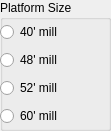
          <widget class="QGroupBox" name="groupBox">
           <property name="geometry">
            <rect>
             <x>10</x>
             <y>10</y>
             <width>111</width>
             <height>131</height>
            </rect>
           </property>
           <property name="title">
            <string>Platform Size</string>
           </property>
           <property name="flat">
            <bool>false</bool>
           </property>
           <widget class="QWidget" name="verticalLayoutWidget_5">
            <property name="geometry">
             <rect>
              <x>0</x>
              <y>20</y>
              <width>101</width>
              <height>112</height>
             </rect>
            </property>
            <layout class="QVBoxLayout" name="verticalLayout_5">
             <item>
              <widget class="QRadioButton" name="platform40RadioButton">
               <property name="toolTip">
                <string>144,000.00</string>
               </property>
               <property name="text">
                <string>40' mill</string>
               </property>
               <property name="checked">
                <bool>false</bool>
               </property>
              </widget>
             </item>
             <item>
              <widget class="QRadioButton" name="platform48RadioButton">
               <property name="toolTip">
                <string>163,550.00</string>
               </property>
               <property name="text">
                <string>48' mill</string>
               </property>
               <property name="checked">
                <bool>false</bool>
               </property>
              </widget>
             </item>
             <item>
              <widget class="QRadioButton" name="platform52RadioButton">
               <property name="toolTip">
                <string>166,800.00</string>
               </property>
               <property name="text">
                <string>52' mill</string>
               </property>
              </widget>
             </item>
             <item>
              <widget class="QRadioButton" name="platform60RadioButton">
               <property name="toolTip">
                <string>215,000.00</string>
               </property>
               <property name="text">
                <string>60' mill</string>
               </property>
              </widget>
             </item>
            </layout>
            <zorder>platform60RadioButton</zorder>
            <zorder>platform52RadioButton</zorder>
            <zorder>platform48RadioButton</zorder>
            <zorder>platform40RadioButton</zorder>
           </widget>
          </widget>
